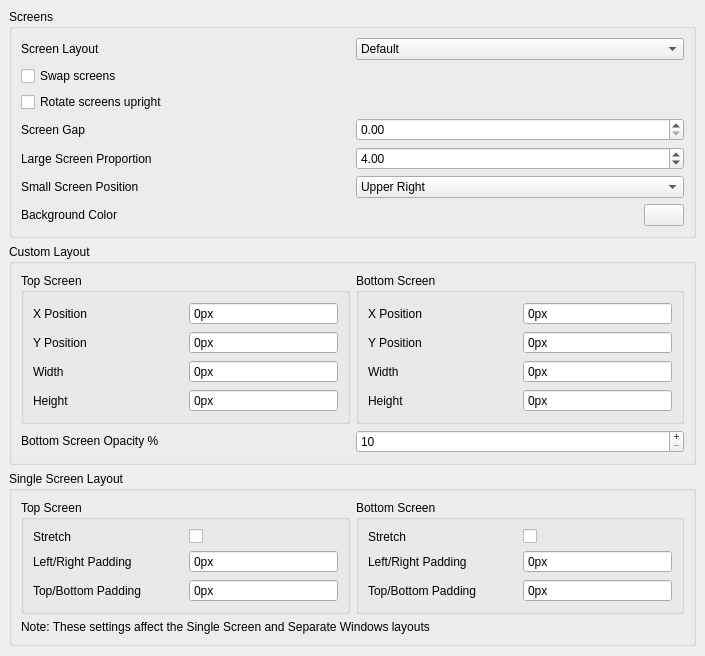
<?xml version="1.0" encoding="UTF-8"?>
<ui version="4.0">
 <class>ConfigureLayout</class>
 <widget class="QWidget" name="ConfigureLayout">
  <property name="geometry">
   <rect>
    <x>0</x>
    <y>0</y>
    <width>705</width>
    <height>656</height>
   </rect>
  </property>
  <property name="minimumSize">
   <size>
    <width>0</width>
    <height>0</height>
   </size>
  </property>
  <property name="windowTitle">
   <string>Form</string>
  </property>
  <layout class="QHBoxLayout" name="horizontalLayout">
   <property name="spacing">
    <number>0</number>
   </property>
   <property name="leftMargin">
    <number>0</number>
   </property>
   <property name="topMargin">
    <number>0</number>
   </property>
   <property name="rightMargin">
    <number>0</number>
   </property>
   <property name="bottomMargin">
    <number>0</number>
   </property>
   <item>
    <widget class="QScrollArea" name="scrollArea">
     <property name="frameShape">
      <enum>QFrame::NoFrame</enum>
     </property>
     <property name="lineWidth">
      <number>1</number>
     </property>
     <property name="widgetResizable">
      <bool>true</bool>
     </property>
     <widget class="QWidget" name="scrollAreaWidgetContents">
      <property name="geometry">
       <rect>
        <x>0</x>
        <y>0</y>
        <width>688</width>
        <height>799</height>
       </rect>
      </property>
      <layout class="QVBoxLayout" name="verticalLayout">
       <item>
        <widget class="QGroupBox" name="layout_group">
         <property name="enabled">
          <bool>true</bool>
         </property>
         <property name="title">
          <string>Screens</string>
         </property>
         <layout class="QVBoxLayout" name="verticalLayout_3">
          <item>
           <widget class="QWidget" name="widget_layout" native="true">
            <layout class="QHBoxLayout" name="screen_layout_group">
             <property name="leftMargin">
              <number>0</number>
             </property>
             <property name="topMargin">
              <number>0</number>
             </property>
             <property name="rightMargin">
              <number>0</number>
             </property>
             <property name="bottomMargin">
              <number>0</number>
             </property>
             <item>
              <widget class="QLabel" name="layout_label">
               <property name="text">
                <string>Screen Layout</string>
               </property>
              </widget>
             </item>
             <item>
              <widget class="QComboBox" name="layout_combobox">
               <item>
                <property name="text">
                 <string>Default</string>
                </property>
               </item>
               <item>
                <property name="text">
                 <string>Single Screen</string>
                </property>
               </item>
               <item>
                <property name="text">
                 <string>Large Screen</string>
                </property>
               </item>
               <item>
                <property name="text">
                 <string>Side by Side</string>
                </property>
               </item>
               <item>
                <property name="text">
                 <string>Separate Windows</string>
                </property>
               </item>
               <item>
                <property name="text">
                 <string>Hybrid Screen</string>
                </property>
               </item>
               <item>
                <property name="text">
                 <string>Custom Layout</string>
                </property>
               </item>
              </widget>
             </item>
            </layout>
           </widget>
          </item>
          <item>
           <widget class="QCheckBox" name="toggle_swap_screen">
            <property name="text">
             <string>Swap screens</string>
            </property>
           </widget>
          </item>
          <item>
           <widget class="QCheckBox" name="toggle_upright_screen">
            <property name="text">
             <string>Rotate screens upright</string>
            </property>
           </widget>
          </item>
          <item>
           <widget class="QWidget" name="widget" native="true">
            <layout class="QHBoxLayout" name="screen_gap_layout">
             <property name="leftMargin">
              <number>0</number>
             </property>
             <property name="topMargin">
              <number>0</number>
             </property>
             <property name="rightMargin">
              <number>0</number>
             </property>
             <property name="bottomMargin">
              <number>0</number>
             </property>
             <item>
              <widget class="QLabel" name="label_3">
               <property name="text">
                <string>Screen Gap</string>
               </property>
              </widget>
             </item>
             <item>
              <widget class="QDoubleSpinBox" name="screen_gap">
               <property name="minimum">
                <double>0.000000000000000</double>
               </property>
               <property name="maximum">
                <double>720.000000000000000</double>
               </property>
               <property name="value">
                <double>0.000000000000000</double>
               </property>
              </widget>
             </item>
            </layout>
           </widget>
          </item>
          <item>
           <widget class="QWidget" name="widget_2" native="true">
            <layout class="QHBoxLayout" name="proportion_layout">
             <property name="leftMargin">
              <number>0</number>
             </property>
             <property name="topMargin">
              <number>0</number>
             </property>
             <property name="rightMargin">
              <number>0</number>
             </property>
             <property name="bottomMargin">
              <number>0</number>
             </property>
             <item>
              <widget class="QLabel" name="label_4">
               <property name="text">
                <string>Large Screen Proportion</string>
               </property>
              </widget>
             </item>
             <item>
              <widget class="QDoubleSpinBox" name="large_screen_proportion">
               <property name="minimum">
                <double>1.000000000000000</double>
               </property>
               <property name="maximum">
                <double>16.000000000000000</double>
               </property>
               <property name="value">
                <double>4.000000000000000</double>
               </property>
              </widget>
             </item>
            </layout>
           </widget>
          </item>
          <item>
           <widget class="QWidget" name="small_pos_widget" native="true">
            <layout class="QHBoxLayout" name="small_pos_layout">
             <property name="leftMargin">
              <number>0</number>
             </property>
             <property name="topMargin">
              <number>0</number>
             </property>
             <property name="rightMargin">
              <number>0</number>
             </property>
             <property name="bottomMargin">
              <number>0</number>
             </property>
             <item>
              <widget class="QLabel" name="small_pos_label">
               <property name="text">
                <string>Small Screen Position</string>
               </property>
              </widget>
             </item>
             <item>
              <widget class="QComboBox" name="small_screen_position_combobox">
               <item>
                <property name="text">
                 <string>Upper Right</string>
                </property>
               </item>
               <item>
                <property name="text">
                 <string>Middle Right</string>
                </property>
               </item>
               <item>
                <property name="text">
                 <string>Bottom Right (default)</string>
                </property>
               </item>
               <item>
                <property name="text">
                 <string>Upper Left</string>
                </property>
               </item>
               <item>
                <property name="text">
                 <string>Middle Left</string>
                </property>
               </item>
               <item>
                <property name="text">
                 <string>Bottom Left</string>
                </property>
               </item>
               <item>
                <property name="text">
                 <string>Above large screen</string>
                </property>
               </item>
               <item>
                <property name="text">
                 <string>Below large screen</string>
                </property>
               </item>
              </widget>
             </item>
            </layout>
           </widget>
          </item>
          <item>
           <widget class="QWidget" name="bg_color_group" native="true">
            <layout class="QHBoxLayout" name="bg_color_group_2">
             <property name="leftMargin">
              <number>0</number>
             </property>
             <property name="topMargin">
              <number>0</number>
             </property>
             <property name="rightMargin">
              <number>0</number>
             </property>
             <property name="bottomMargin">
              <number>0</number>
             </property>
             <item>
              <widget class="QLabel" name="bg_label">
               <property name="text">
                <string>Background Color</string>
               </property>
              </widget>
             </item>
             <item>
              <widget class="QPushButton" name="bg_button">
               <property name="maximumSize">
                <size>
                 <width>40</width>
                 <height>16777215</height>
                </size>
               </property>
              </widget>
             </item>
            </layout>
           </widget>
          </item>
         </layout>
        </widget>
       </item>
       <item>
        <widget class="QGroupBox" name="custom_layout_group">
         <property name="minimumSize">
          <size>
           <width>0</width>
           <height>0</height>
          </size>
         </property>
         <property name="title">
          <string>Custom Layout</string>
         </property>
         <layout class="QVBoxLayout" name="verticalLayout_5">
          <item>
           <layout class="QHBoxLayout" name="horizontalLayout_4">
            <item>
             <widget class="QGroupBox" name="gb_top_screen">
              <property name="title">
               <string>Top Screen</string>
              </property>
              <layout class="QGridLayout" name="gridLayout_2">
               <item row="0" column="0">
                <widget class="QLabel" name="lb_top_x">
                 <property name="text">
                  <string>X Position</string>
                 </property>
                </widget>
               </item>
               <item row="0" column="1">
                <widget class="QSpinBox" name="custom_top_x">
                 <property name="buttonSymbols">
                  <enum>QAbstractSpinBox::ButtonSymbols::NoButtons</enum>
                 </property>
                 <property name="suffix">
                  <string>px</string>
                 </property>
                 <property name="maximum">
                  <number>2147483647</number>
                 </property>
                </widget>
               </item>
               <item row="1" column="0">
                <widget class="QLabel" name="lb_top_y">
                 <property name="text">
                  <string>Y Position</string>
                 </property>
                </widget>
               </item>
               <item row="1" column="1">
                <widget class="QSpinBox" name="custom_top_y">
                 <property name="buttonSymbols">
                  <enum>QAbstractSpinBox::ButtonSymbols::NoButtons</enum>
                 </property>
                 <property name="suffix">
                  <string>px</string>
                 </property>
                 <property name="maximum">
                  <number>2147483647</number>
                 </property>
                </widget>
               </item>
               <item row="2" column="0">
                <widget class="QLabel" name="lb_top_width">
                 <property name="text">
                  <string>Width</string>
                 </property>
                </widget>
               </item>
               <item row="2" column="1">
                <widget class="QSpinBox" name="custom_top_width">
                 <property name="buttonSymbols">
                  <enum>QAbstractSpinBox::ButtonSymbols::NoButtons</enum>
                 </property>
                 <property name="suffix">
                  <string>px</string>
                 </property>
                 <property name="maximum">
                  <number>2147483647</number>
                 </property>
                </widget>
               </item>
               <item row="3" column="0">
                <widget class="QLabel" name="lb_top_height">
                 <property name="text">
                  <string>Height</string>
                 </property>
                </widget>
               </item>
               <item row="3" column="1">
                <widget class="QSpinBox" name="custom_top_height">
                 <property name="buttonSymbols">
                  <enum>QAbstractSpinBox::ButtonSymbols::NoButtons</enum>
                 </property>
                 <property name="suffix">
                  <string>px</string>
                 </property>
                 <property name="maximum">
                  <number>2147483647</number>
                 </property>
                </widget>
               </item>
              </layout>
             </widget>
            </item>
            <item>
             <widget class="QGroupBox" name="gb_bottom_screen">
              <property name="minimumSize">
               <size>
                <width>0</width>
                <height>0</height>
               </size>
              </property>
              <property name="title">
               <string>Bottom Screen</string>
              </property>
              <layout class="QGridLayout" name="gridLayout_1">
               <item row="0" column="0">
                <widget class="QLabel" name="lb_bottom_x">
                 <property name="text">
                  <string>X Position</string>
                 </property>
                </widget>
               </item>
               <item row="0" column="1">
                <widget class="QSpinBox" name="custom_bottom_x">
                 <property name="buttonSymbols">
                  <enum>QAbstractSpinBox::ButtonSymbols::NoButtons</enum>
                 </property>
                 <property name="suffix">
                  <string>px</string>
                 </property>
                 <property name="maximum">
                  <number>2147483647</number>
                 </property>
                </widget>
               </item>
               <item row="1" column="0">
                <widget class="QLabel" name="lb_bottom_y">
                 <property name="text">
                  <string>Y Position</string>
                 </property>
                </widget>
               </item>
               <item row="1" column="1">
                <widget class="QSpinBox" name="custom_bottom_y">
                 <property name="buttonSymbols">
                  <enum>QAbstractSpinBox::ButtonSymbols::NoButtons</enum>
                 </property>
                 <property name="suffix">
                  <string>px</string>
                 </property>
                 <property name="maximum">
                  <number>2147483647</number>
                 </property>
                </widget>
               </item>
               <item row="2" column="0">
                <widget class="QLabel" name="lb_bottom_width">
                 <property name="text">
                  <string>Width</string>
                 </property>
                </widget>
               </item>
               <item row="2" column="1">
                <widget class="QSpinBox" name="custom_bottom_width">
                 <property name="buttonSymbols">
                  <enum>QAbstractSpinBox::ButtonSymbols::NoButtons</enum>
                 </property>
                 <property name="suffix">
                  <string>px</string>
                 </property>
                 <property name="maximum">
                  <number>2147483647</number>
                 </property>
                </widget>
               </item>
               <item row="3" column="0">
                <widget class="QLabel" name="lb_bottom_height">
                 <property name="text">
                  <string>Height</string>
                 </property>
                </widget>
               </item>
               <item row="3" column="1">
                <widget class="QSpinBox" name="custom_bottom_height">
                 <property name="buttonSymbols">
                  <enum>QAbstractSpinBox::ButtonSymbols::NoButtons</enum>
                 </property>
                 <property name="suffix">
                  <string>px</string>
                 </property>
                 <property name="maximum">
                  <number>2147483647</number>
                 </property>
                </widget>
               </item>
              </layout>
             </widget>
            </item>
           </layout>
          </item>
          <item>
           <layout class="QHBoxLayout" name="horizontalLayout_3">
            <item>
             <widget class="QLabel" name="lb_opacity_second_layer">
              <property name="text">
               <string>&lt;html&gt;&lt;head/&gt;&lt;body&gt;&lt;p&gt;Bottom Screen Opacity %&lt;/p&gt;&lt;/body&gt;&lt;/html&gt;</string>
              </property>
             </widget>
            </item>
            <item>
             <widget class="QSpinBox" name="custom_second_layer_opacity">
              <property name="buttonSymbols">
               <enum>QAbstractSpinBox::ButtonSymbols::PlusMinus</enum>
              </property>
              <property name="minimum">
               <number>10</number>
              </property>
              <property name="maximum">
               <number>100</number>
              </property>
             </widget>
            </item>
           </layout>
          </item>
         </layout>
        </widget>
       </item>
       <item>
        <widget class="QGroupBox" name="single_screen_layout_config_group">
         <property name="minimumSize">
          <size>
           <width>0</width>
           <height>0</height>
          </size>
         </property>
         <property name="title">
          <string>Single Screen Layout</string>
         </property>
         <layout class="QVBoxLayout" name="verticalLayout_6">
          <item>
           <layout class="QHBoxLayout" name="horizontalLayout_5">
            <item>
             <widget class="QGroupBox" name="gb_top_screen_2">
              <property name="title">
               <string>Top Screen</string>
              </property>
              <layout class="QGridLayout" name="gridLayout_3">
               <item row="0" column="0">
                <widget class="QLabel" name="lb_top_stretch">
                 <property name="text">
                  <string>Stretch</string>
                 </property>
                </widget>
               </item>
               <item row="1" column="1">
                <widget class="QSpinBox" name="screen_top_leftright_padding">
                 <property name="buttonSymbols">
                  <enum>QAbstractSpinBox::ButtonSymbols::NoButtons</enum>
                 </property>
                 <property name="suffix">
                  <string>px</string>
                 </property>
                 <property name="maximum">
                  <number>2147483647</number>
                 </property>
                </widget>
               </item>
               <item row="1" column="0">
                <widget class="QLabel" name="lb_top_leftright_padding">
                 <property name="text">
                  <string>Left/Right Padding</string>
                 </property>
                </widget>
               </item>
               <item row="2" column="0">
                <widget class="QLabel" name="lb_top_topbottom_padding">
                 <property name="text">
                  <string>Top/Bottom Padding</string>
                 </property>
                </widget>
               </item>
               <item row="2" column="1">
                <widget class="QSpinBox" name="screen_top_topbottom_padding">
                 <property name="buttonSymbols">
                  <enum>QAbstractSpinBox::ButtonSymbols::NoButtons</enum>
                 </property>
                 <property name="suffix">
                  <string>px</string>
                 </property>
                 <property name="maximum">
                  <number>2147483647</number>
                 </property>
                </widget>
               </item>
               <item row="0" column="1">
                <widget class="QCheckBox" name="screen_top_stretch">
                 <property name="text">
                  <string notr="true"/>
                 </property>
                </widget>
               </item>
              </layout>
             </widget>
            </item>
            <item>
             <widget class="QGroupBox" name="gb_bottom_screen_2">
              <property name="minimumSize">
               <size>
                <width>0</width>
                <height>0</height>
               </size>
              </property>
              <property name="title">
               <string>Bottom Screen</string>
              </property>
              <layout class="QGridLayout" name="gridLayout">
               <item row="1" column="0">
                <widget class="QLabel" name="lb_bottom_leftright_padding">
                 <property name="text">
                  <string>Left/Right Padding</string>
                 </property>
                </widget>
               </item>
               <item row="2" column="0">
                <widget class="QLabel" name="lb_bottom_topbottom_padding">
                 <property name="text">
                  <string>Top/Bottom Padding</string>
                 </property>
                </widget>
               </item>
               <item row="1" column="1">
                <widget class="QSpinBox" name="screen_bottom_leftright_padding">
                 <property name="buttonSymbols">
                  <enum>QAbstractSpinBox::ButtonSymbols::NoButtons</enum>
                 </property>
                 <property name="suffix">
                  <string>px</string>
                 </property>
                 <property name="maximum">
                  <number>2147483647</number>
                 </property>
                </widget>
               </item>
               <item row="2" column="1">
                <widget class="QSpinBox" name="screen_bottom_topbottom_padding">
                 <property name="buttonSymbols">
                  <enum>QAbstractSpinBox::ButtonSymbols::NoButtons</enum>
                 </property>
                 <property name="suffix">
                  <string>px</string>
                 </property>
                 <property name="maximum">
                  <number>2147483647</number>
                 </property>
                </widget>
               </item>
               <item row="0" column="0">
                <widget class="QLabel" name="lb_bottom_stretch">
                 <property name="text">
                  <string>Stretch</string>
                 </property>
                </widget>
               </item>
               <item row="0" column="1">
                <widget class="QCheckBox" name="screen_bottom_stretch">
                 <property name="text">
                  <string notr="true"/>
                 </property>
                </widget>
               </item>
              </layout>
             </widget>
            </item>
           </layout>
          </item>
          <item>
           <layout class="QHBoxLayout" name="horizontalLayout_2">
            <item>
             <widget class="QLabel" name="label">
              <property name="text">
               <string>Note: These settings affect the Single Screen and Separate Windows layouts</string>
              </property>
             </widget>
            </item>
           </layout>
          </item>
         </layout>
        </widget>
       </item>
       <item>
        <spacer name="verticalSpacer">
         <property name="orientation">
          <enum>Qt::Orientation::Vertical</enum>
         </property>
         <property name="sizeHint" stdset="0">
          <size>
           <width>20</width>
           <height>43</height>
          </size>
         </property>
        </spacer>
       </item>
      </layout>
     </widget>
    </widget>
   </item>
  </layout>
 </widget>
 <resources/>
 <connections/>
</ui>
